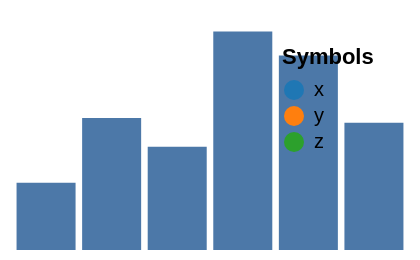

Express this chart as Vega-Lite.
### Vega specification from a JSON file in a GitHub repository (floating-point values rounded to 4 significant figures)
{"width": 200, "height": 120, "padding": 5, "data": [{"name": "t", "values": [{"a": "Alpha", "b": 28, "c": "x", "d": 1}, {"a": "Bravo", "b": 55, "c": "y", "d": 2}, {"a": "Charlie", "b": 43, "c": "x", "d": 3}, {"a": "Delta", "b": 91, "c": "z", "d": 4}, {"a": "Echo", "b": 81, "c": "y", "d": 5}, {"a": "Foxtrot", "b": 53, "c": "z", "d": 6}]}], "scales": [{"name": "x", "type": "band", "domain": {"data": "t", "field": "a"}, "range": "width", "padding": 0.1}, {"name": "y", "type": "linear", "domain": {"data": "t", "field": "b"}, "range": "height", "nice": true}, {"name": "color", "type": "ordinal", "domain": {"data": "t", "field": "c"}, "range": {"scheme": "category10"}}, {"name": "ramp", "type": "linear", "domain": {"data": "t", "field": "d"}, "range": {"scheme": "blues"}}, {"name": "size", "type": "linear", "domain": {"data": "t", "field": "b"}, "range": [10, 200]}, {"name": "shape", "type": "ordinal", "domain": {"data": "t", "field": "c"}, "range": "symbol"}, {"name": "quant", "type": "quantize", "domain": [0, 100], "range": {"scheme": "greens", "count": 4}}], "marks": [{"type": "rect", "from": {"data": "t"}, "encode": {"enter": {"x": {"scale": "x", "field": "a"}, "width": {"scale": "x", "band": 1}, "y": {"scale": "y", "field": "b"}, "y2": {"scale": "y", "value": 0}}}}], "legends": [{"fill": "color", "title": "Symbols", "orient": "top-right"}]}
